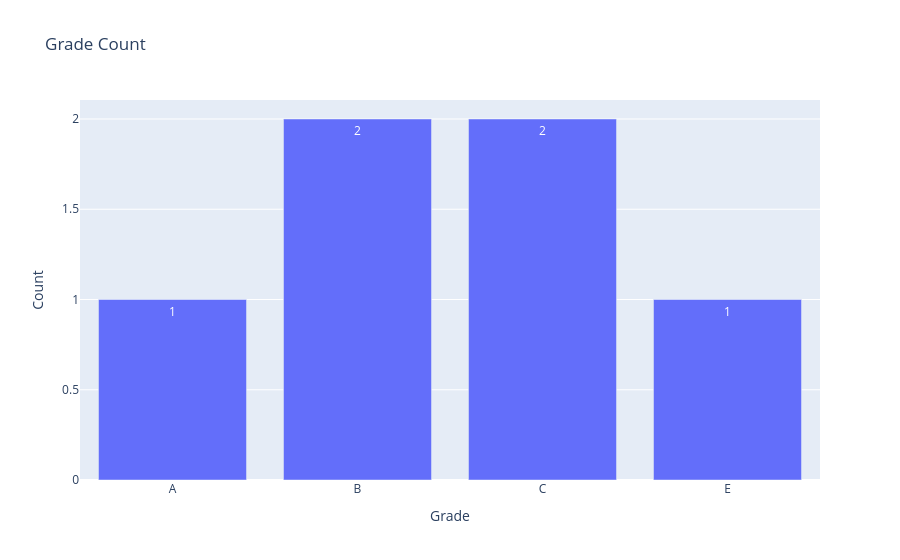

Write notebook code for a chart like this one.
### Code cell
import plotly.express as px

fig = px.bar(
    x = df1.index,
    y = df1["year"],
    title = "Grade Count",
    labels = {"x" : "Grade", "y" : "Count"},
    text = df1["year"]
)

fig.show()

### Figure 1 — Plotly figure (JSON) as saved in the notebook; plotly's stock layout.template omitted (floating-point values rounded to 4 significant figures)
{"data": [{"alignmentgroup": "True", "hovertemplate": "Grade=%{x}<br>Count=%{y}<br>text=%{text}<extra></extra>", "legendgroup": "", "marker": {"color": "#636efa", "pattern": {"shape": ""}}, "name": "", "offsetgroup": "", "orientation": "v", "showlegend": false, "text": [1, 2, 2, 1], "textposition": "auto", "type": "bar", "x": ["A", "B", "C", "E"], "xaxis": "x", "y": [1, 2, 2, 1], "yaxis": "y"}], "layout": {"barmode": "relative", "legend": {"tracegroupgap": 0}, "title": {"text": "Grade Count"}, "xaxis": {"anchor": "y", "domain": [0, 1], "title": {"text": "Grade"}}, "yaxis": {"anchor": "x", "domain": [0, 1], "title": {"text": "Count"}}}}
